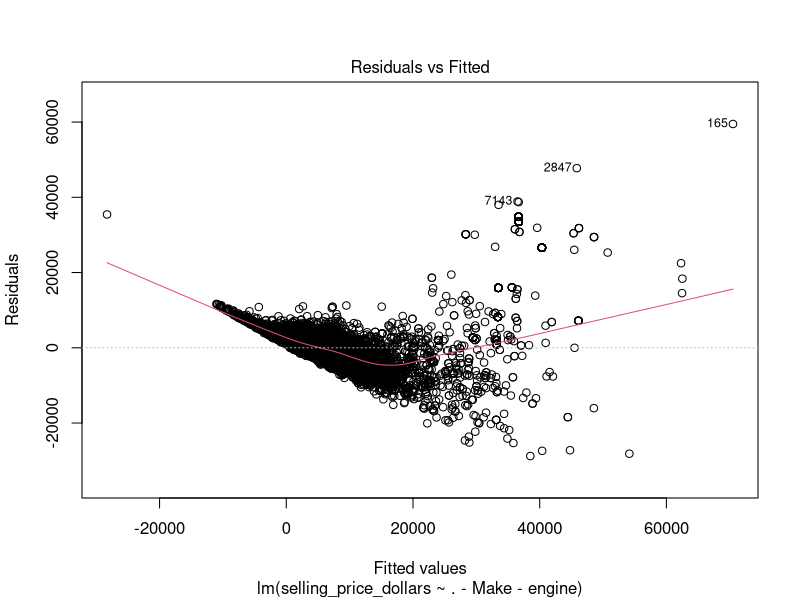
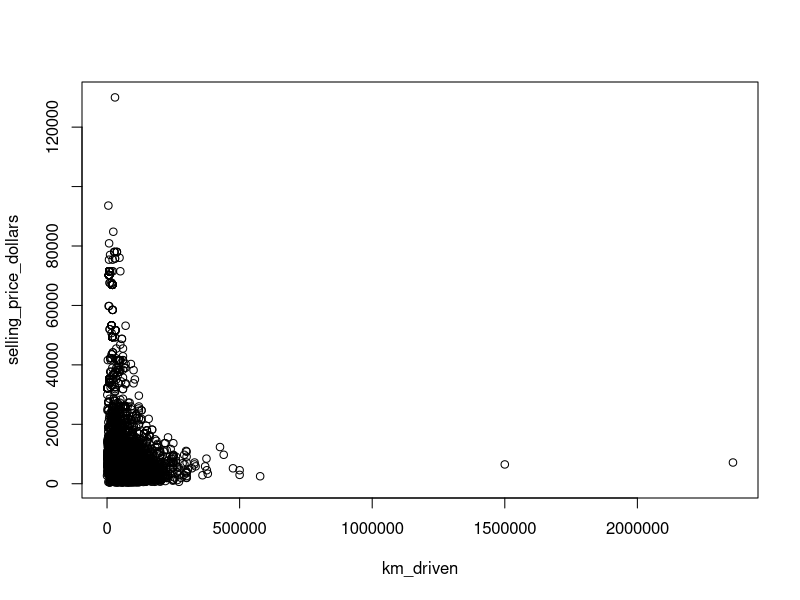
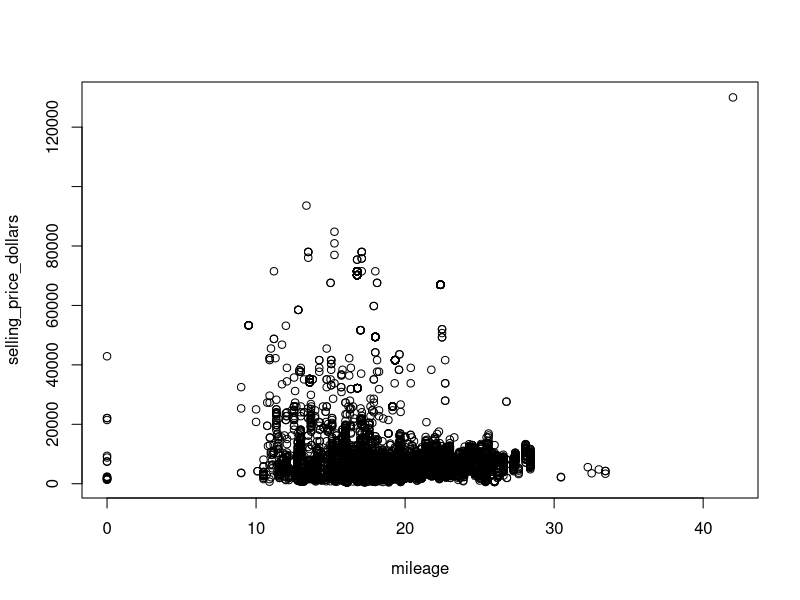
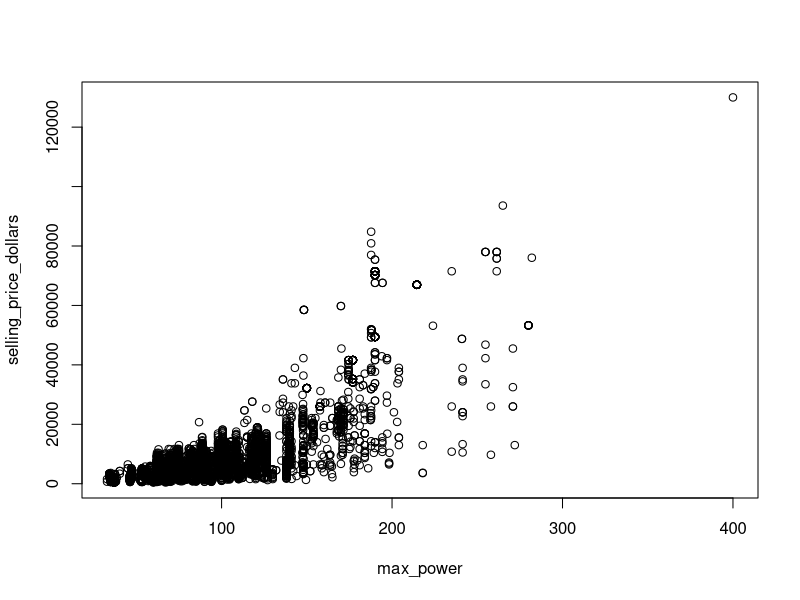
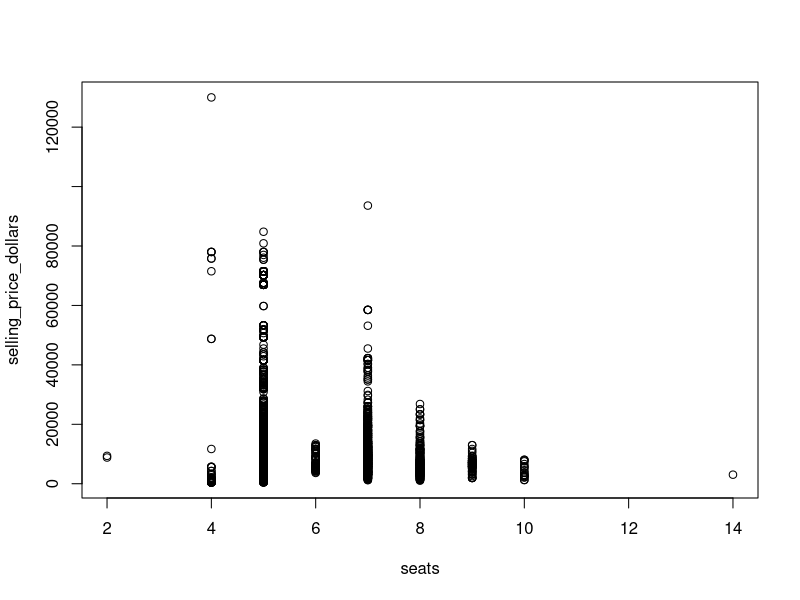
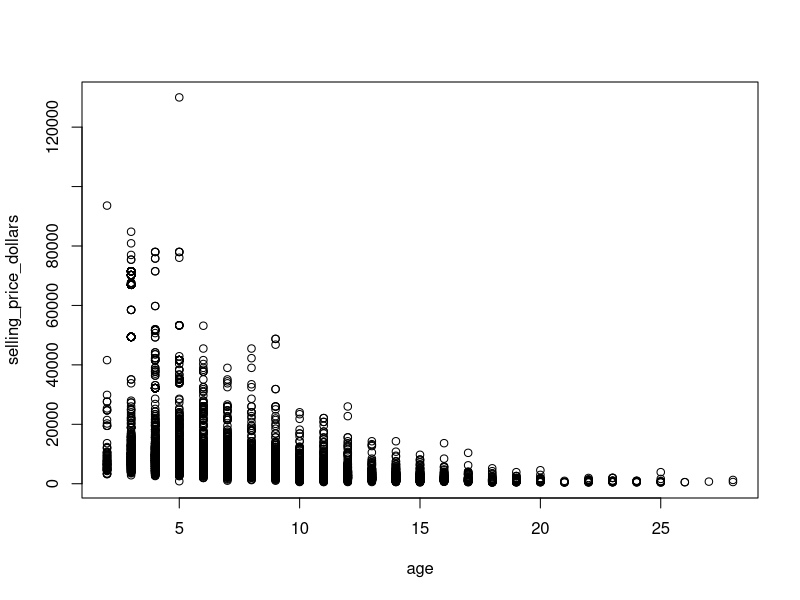
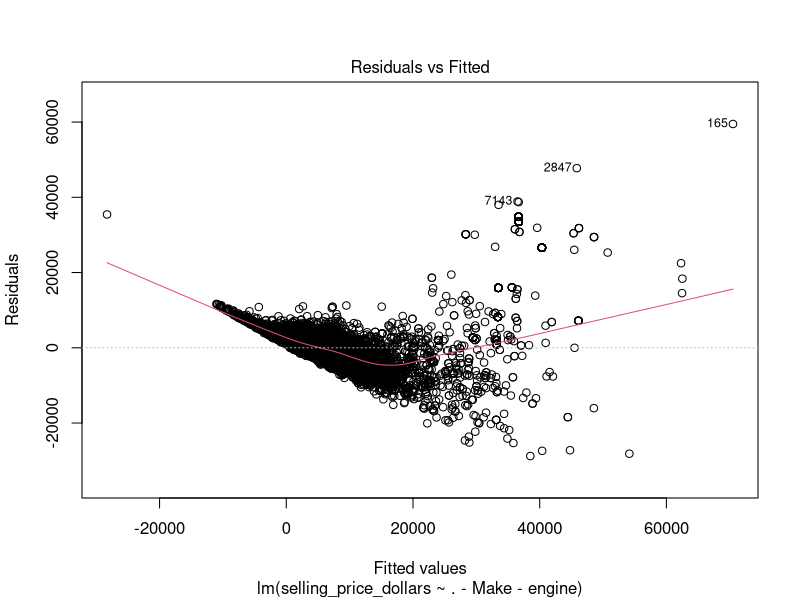
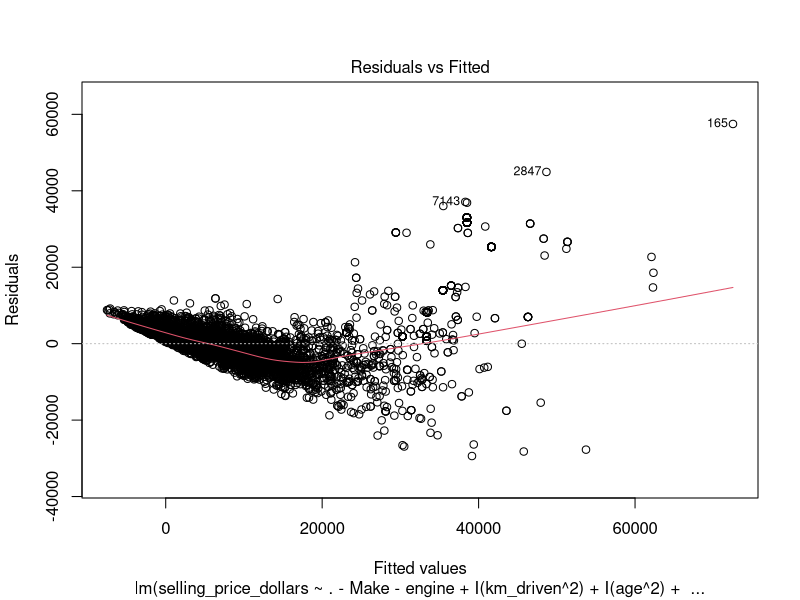

Write R code to recreate these figures, in order.
## ---- chunk 1
knitr::opts_chunk$set(echo = TRUE)
## ---- chunk 2
library(readr)
library(dplyr)
library(stringr)
library(tidyr)
library(tidyverse)
## ---- chunk 3
# Read data
vehicles <- read_csv("data/cars_processed.csv")

# Convert chr columns to factors 
factor_column_names <- colnames(vehicles %>% select(where(is.character)))
vehicles[, factor_column_names] <- lapply(vehicles[,factor_column_names], factor)

head(vehicles)
## ---- chunk 4
vehicles_lr <- vehicles %>% select(-c(year, selling_price, selling_price_binary))
head(vehicles_lr)
## ---- chunk 5
#Multiple linear regression
mlr_obj <- lm(selling_price_dollars ~ .,
             data = vehicles_lr)
summary(mlr_obj)
#full model is significant but there are some individual predictors are not significant.
## ---- chunk 6
library(car)
vif(mlr_obj) 
## ---- chunk 7
reduced_1 <- lm(selling_price_dollars ~ .-Make, 
             data = vehicles_lr)
## ---- chunk 8
vif(reduced_1)
## ---- chunk 9
reduced_2 <- lm(selling_price_dollars ~ .-Make-engine,
             data = vehicles_lr)
#summary(reduced_2)
## ---- chunk 10
vif(reduced_2)
## ---- chunk 11
step(reduced_2)
## ---- chunk 12
# rename reduced_2 as final_model
final_model <- lm(selling_price_dollars ~ .-Make-engine,
             data = vehicles_lr)
summary(final_model)
## ---- chunk 13
#without fuel
null_model1 <- lm(selling_price_dollars ~ .-Make-engine-fuel,
             data = vehicles_lr)

#full vs without fuel
anova(final_model, null_model1)
## ---- chunk 14
#without owner
null_model2 <- lm(selling_price_dollars ~ .-Make-engine-owner,
             data = vehicles_lr)

#full vs without owner
anova(final_model, null_model2)
## ---- chunk 15
#without owner + fuel
null_model3 <- lm(selling_price_dollars ~ .-Make-engine-owner-fuel,
             data = vehicles_lr)

#full vs without fuel + owner
anova(final_model, null_model3)
## ---- chunk 16
summary(final_model)
## ---- chunk 17
## Residuals-vs-Fitted Plot (the 1st diagnostic plot):
plot(final_model, which = 1)
## ---- chunk 18
plot(selling_price_dollars ~ km_driven, data = vehicles_lr)
plot(selling_price_dollars ~ mileage, data = vehicles_lr)
plot(selling_price_dollars ~ max_power, data = vehicles_lr)
plot(selling_price_dollars ~ seats, data = vehicles_lr)
plot(selling_price_dollars ~ age, data = vehicles_lr)
## ---- chunk 19
final_kmageseats_poly <- lm(selling_price_dollars~ .-Make-engine + I(km_driven^2) + I(age^2) + I(seats^2),
             data = vehicles_lr)
plot(final_model, which = 1)
plot(final_kmageseats_poly, which = 1)
## ---- chunk 20
final_logY <- lm(log(selling_price_dollars)~ .-Make-engine,
             data = vehicles_lr)
plot(final_logY , which = 1)
## ---- chunk 21
plot(log(selling_price_dollars) ~ km_driven, data = vehicles_lr)
plot(log(selling_price_dollars) ~ mileage, data = vehicles_lr)
plot(log(selling_price_dollars) ~ max_power, data = vehicles_lr)
plot(log(selling_price_dollars) ~ seats, data = vehicles_lr)
plot(log(selling_price_dollars) ~ age, data = vehicles_lr)
## ---- chunk 22
final_logY_agepoly <- lm(log(selling_price_dollars)~ .-Make-engine + I(age^2),
             data = vehicles_lr)
plot(final_logY , which = 1)
plot(final_logY_agepoly , which = 1)
## ---- chunk 23
final_logY_agepoly_interact <- lm(log(selling_price_dollars)~ .-Make-engine + I(age^2) + max_power:km_driven,
             data = vehicles_lr)
plot(final_logY_agepoly , which = 1)
plot(final_logY_agepoly_interact , which = 1)

## ---- chunk 24
final_logY_agepoly <- lm(log(selling_price_dollars)~ .-Make-engine + I(age^2),
             data = vehicles_lr)
final_model <- final_logY_agepoly

plot(final_logY_agepoly, which = 1)
## ---- chunk 25
plot(final_model, which = 2)
plot(density(resid(final_model)))

## ---- chunk 26
plot(final_model, which=3) 
plot(rstandard(final_model))
text(x=1:nrow(vehicles_lr),y=rstandard(final_model), rownames(vehicles_lr), cex=0.6, pos=4, col="red")
## ---- chunk 27
plot(hatvalues(final_model))
text(x=1:nrow(vehicles_lr),y=hatvalues(final_model), rownames(vehicles_lr), cex=0.6, pos=4, col="red")
## ---- chunk 28
plot(final_model, which = 4)
## ---- chunk 29
vehicles_lr[3378,]
## ---- chunk 30
summary(vehicles_lr$km_driven)
## ---- chunk 31
boxplot(vehicles_lr$km_driven)
